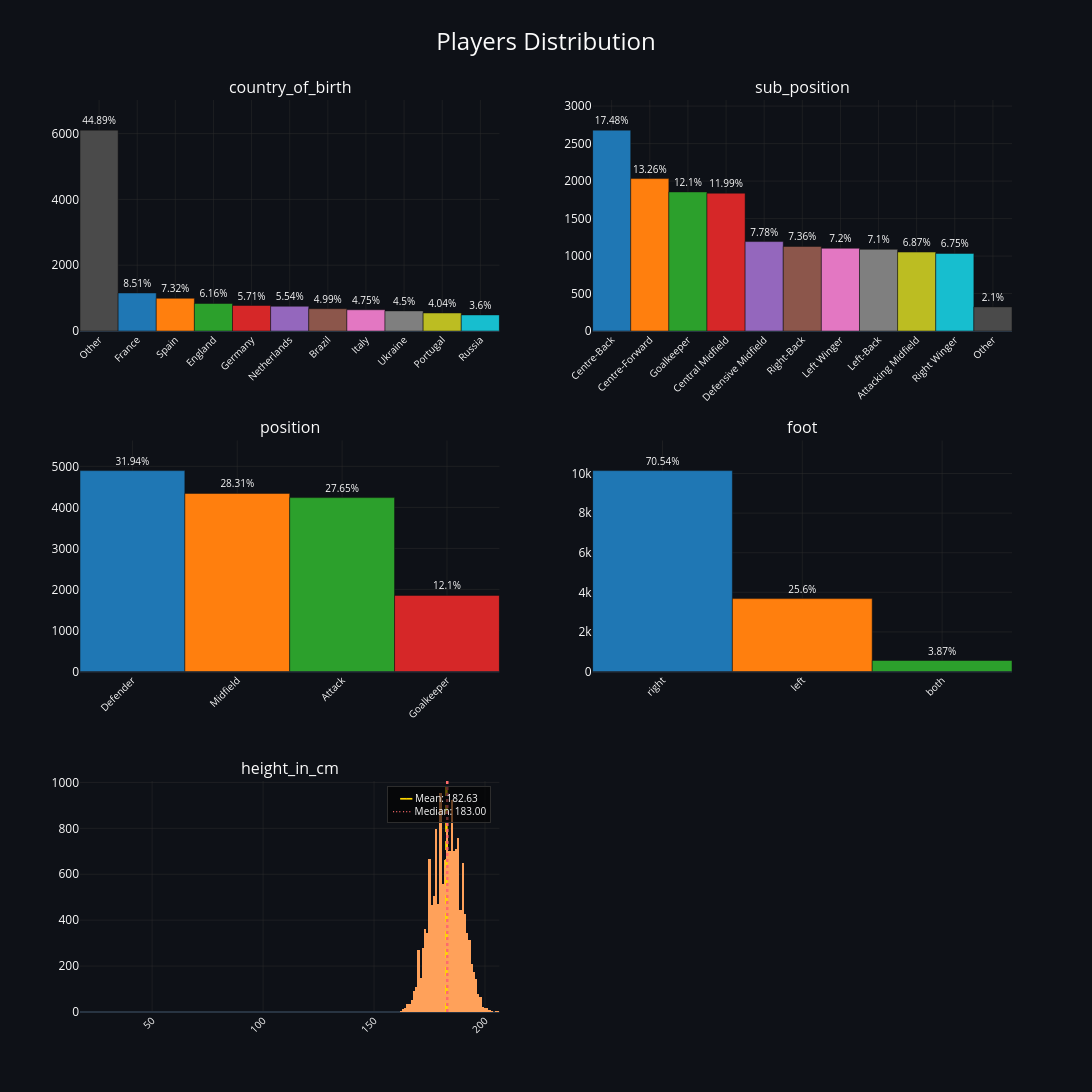

The notebook cell this image was saved under:
### Code cell
ignore_list=['player_id', 'current_club_id', 'country_of_citizenship', 'city_of_birth', 'contract_expiration_date', 'player_code', 'date_of_birth']
players_dist = distribution_plot(players_summary, ignore_cols=ignore_list,title='Players Distribution', n_cols=2)
players_dist

### Figure 1 — Plotly figure (JSON) as saved in the notebook; plotly's stock layout.template omitted (floating-point values rounded to 4 significant figures; data arrays with more than 128 entries replaced by an {"elided": "..."} marker saying what was removed)
{"data": [{"cliponaxis": false, "hoverinfo": "text", "hovertext": ["Other<br>Count: 6104<br>Percentage: 44.89%", "France<br>Count: 1157<br>Percentage: 8.51%", "Spain<br>Count: 995<br>Percentage: 7.32%", "England<br>Count: 838<br>Percentage: 6.16%", "Germany<br>Count: 776<br>Percentage: 5.71%", "Netherlands<br>Count: 753<br>Percentage: 5.54%", "Brazil<br>Count: 678<br>Percentage: 4.99%", "Italy<br>Count: 646<br>Percentage: 4.75%", "Ukraine<br>Count: 612<br>Percentage: 4.5%", "Portugal<br>Count: 549<br>Percentage: 4.04%", "Russia<br>Count: 490<br>Percentage: 3.6%"], "marker": {"color": ["#4a4a4a", "#1f77b4", "#ff7f0e", "#2ca02c", "#d62728", "#9467bd", "#8c564b", "#e377c2", "#7f7f7f", "#bcbd22", "#17becf"]}, "name": "country_of_birth", "showlegend": false, "text": ["44.89%", "8.51%", "7.32%", "6.16%", "5.71%", "5.54%", "4.99%", "4.75%", "4.5%", "4.04%", "3.6%"], "textfont": {"size": 10}, "textposition": "outside", "type": "bar", "x": ["Other", "France", "Spain", "England", "Germany", "Netherlands", "Brazil", "Italy", "Ukraine", "Portugal", "Russia"], "xaxis": "x", "y": [6104, 1157, 995, 838, 776, 753, 678, 646, 612, 549, 490], "yaxis": "y"}, {"cliponaxis": false, "hoverinfo": "text", "hovertext": ["Centre-Back<br>Count: 2679<br>Percentage: 17.48%", "Centre-Forward<br>Count: 2033<br>Percentage: 13.26%", "Goalkeeper<br>Count: 1855<br>Percentage: 12.1%", "Central Midfield<br>Count: 1838<br>Percentage: 11.99%", "Defensive Midfield<br>Count: 1193<br>Percentage: 7.78%", "Right-Back<br>Count: 1128<br>Percentage: 7.36%", "Left Winger<br>Count: 1104<br>Percentage: 7.2%", "Left-Back<br>Count: 1089<br>Percentage: 7.1%", "Attacking Midfield<br>Count: 1053<br>Percentage: 6.87%", "Right Winger<br>Count: 1035<br>Percentage: 6.75%", "Other<br>Count: 322<br>Percentage: 2.1%"], "marker": {"color": ["#1f77b4", "#ff7f0e", "#2ca02c", "#d62728", "#9467bd", "#8c564b", "#e377c2", "#7f7f7f", "#bcbd22", "#17becf", "#4a4a4a"]}, "name": "sub_position", "showlegend": false, "text": ["17.48%", "13.26%", "12.1%", "11.99%", "7.78%", "7.36%", "7.2%", "7.1%", "6.87%", "6.75%", "2.1%"], "textfont": {"size": 10}, "textposition": "outside", "type": "bar", "x": ["Centre-Back", "Centre-Forward", "Goalkeeper", "Central Midfield", "Defensive Midfield", "Right-Back", "Left Winger", "Left-Back", "Attacking Midfield", "Right Winger", "Other"], "xaxis": "x2", "y": [2679, 2033, 1855, 1838, 1193, 1128, 1104, 1089, 1053, 1035, 322], "yaxis": "y2"}, {"cliponaxis": false, "hoverinfo": "text", "hovertext": ["Defender<br>Count: 4896<br>Percentage: 31.94%", "Midfield<br>Count: 4340<br>Percentage: 28.31%", "Attack<br>Count: 4238<br>Percentage: 27.65%", "Goalkeeper<br>Count: 1855<br>Percentage: 12.1%"], "marker": {"color": ["#1f77b4", "#ff7f0e", "#2ca02c", "#d62728"]}, "name": "position", "showlegend": false, "text": ["31.94%", "28.31%", "27.65%", "12.1%"], "textfont": {"size": 10}, "textposition": "outside", "type": "bar", "x": ["Defender", "Midfield", "Attack", "Goalkeeper"], "xaxis": "x3", "y": [4896, 4340, 4238, 1855], "yaxis": "y3"}, {"cliponaxis": false, "hoverinfo": "text", "hovertext": ["right<br>Count: 10146<br>Percentage: 70.54%", "left<br>Count: 3682<br>Percentage: 25.6%", "both<br>Count: 556<br>Percentage: 3.87%"], "marker": {"color": ["#1f77b4", "#ff7f0e", "#2ca02c"]}, "name": "foot", "showlegend": false, "text": ["70.54%", "25.6%", "3.87%"], "textfont": {"size": 10}, "textposition": "outside", "type": "bar", "x": ["right", "left", "both"], "xaxis": "x4", "y": [10146, 3682, 556], "yaxis": "y4"}, {"autobinx": true, "marker": {"color": "#FFA15A"}, "name": "height_in_cm", "showlegend": false, "type": "histogram", "x": {"elided": "14363 float values"}, "xaxis": "x5", "yaxis": "y5"}], "layout": {"annotations": [{"font": {"size": 16}, "showarrow": false, "text": "country_of_birth", "x": 0.225, "xanchor": "center", "xref": "paper", "y": 1, "yanchor": "bottom", "yref": "paper"}, {"font": {"size": 16}, "showarrow": false, "text": "sub_position", "x": 0.775, "xanchor": "center", "xref": "paper", "y": 1, "yanchor": "bottom", "yref": "paper"}, {"font": {"size": 16}, "showarrow": false, "text": "position", "x": 0.225, "xanchor": "center", "xref": "paper", "y": 0.6267, "yanchor": "bottom", "yref": "paper"}, {"font": {"size": 16}, "showarrow": false, "text": "foot", "x": 0.775, "xanchor": "center", "xref": "paper", "y": 0.6267, "yanchor": "bottom", "yref": "paper"}, {"font": {"size": 16}, "showarrow": false, "text": "height_in_cm", "x": 0.225, "xanchor": "center", "xref": "paper", "y": 0.2533, "yanchor": "bottom", "yref": "paper"}, {"bgcolor": "rgba(0,0,0,0.6)", "bordercolor": "#2d2d2d", "borderpad": 4, "borderwidth": 1, "font": {"color": "#fafafa", "size": 10}, "showarrow": false, "text": "<span style=\"color:#FFD700;\">━━</span> Mean: 182.63<br><span style=\"color:#FF6B6B;\">⋯⋯</span> Median: 183.00", "x": 0.98, "xanchor": "right", "xref": "x5 domain", "y": 0.98, "yanchor": "top", "yref": "y5 domain"}], "autosize": false, "font": {"color": "#fafafa", "size": 12}, "height": 1140, "paper_bgcolor": "#0e1117", "plot_bgcolor": "#0e1117", "shapes": [{"line": {"color": "#FFD700", "dash": "dash", "width": 2.5}, "type": "line", "x0": 182.6, "x1": 182.6, "xref": "x5", "y0": 0, "y1": 1, "yref": "y5 domain"}, {"line": {"color": "#FF6B6B", "dash": "dot", "width": 2.5}, "type": "line", "x0": 183, "x1": 183, "xref": "x5", "y0": 0, "y1": 1, "yref": "y5 domain"}], "showlegend": false, "title": {"font": {"size": 24}, "text": "Players Distribution", "x": 0.5}, "uniformtext": {"minsize": 8, "mode": "hide"}, "width": 1400, "xaxis": {"anchor": "y", "domain": [0, 0.45], "gridcolor": "#2d2d2d", "gridwidth": 0.5, "showgrid": true, "tickangle": -45, "tickfont": {"size": 10}}, "xaxis2": {"anchor": "y2", "domain": [0.55, 1], "gridcolor": "#2d2d2d", "gridwidth": 0.5, "showgrid": true, "tickangle": -45, "tickfont": {"size": 10}}, "xaxis3": {"anchor": "y3", "domain": [0, 0.45], "gridcolor": "#2d2d2d", "gridwidth": 0.5, "showgrid": true, "tickangle": -45, "tickfont": {"size": 10}}, "xaxis4": {"anchor": "y4", "domain": [0.55, 1], "gridcolor": "#2d2d2d", "gridwidth": 0.5, "showgrid": true, "tickangle": -45, "tickfont": {"size": 10}}, "xaxis5": {"anchor": "y5", "domain": [0, 0.45], "gridcolor": "#2d2d2d", "gridwidth": 0.5, "showgrid": true, "tickangle": -45, "tickfont": {"size": 10}}, "xaxis6": {"anchor": "y6", "domain": [0.55, 1], "gridcolor": "#2d2d2d", "gridwidth": 0.5, "showgrid": true, "tickangle": -45, "tickfont": {"size": 10}}, "yaxis": {"anchor": "x", "domain": [0.7467, 1], "gridcolor": "#2d2d2d", "gridwidth": 0.5, "range": [0, 7020.0], "showgrid": true}, "yaxis2": {"anchor": "x2", "domain": [0.7467, 1], "gridcolor": "#2d2d2d", "gridwidth": 0.5, "range": [0, 3081.0], "showgrid": true}, "yaxis3": {"anchor": "x3", "domain": [0.3733, 0.6267], "gridcolor": "#2d2d2d", "gridwidth": 0.5, "range": [0, 5630.0], "showgrid": true}, "yaxis4": {"anchor": "x4", "domain": [0.3733, 0.6267], "gridcolor": "#2d2d2d", "gridwidth": 0.5, "range": [0, 11670.0], "showgrid": true}, "yaxis5": {"anchor": "x5", "domain": [0, 0.2533], "gridcolor": "#2d2d2d", "gridwidth": 0.5, "showgrid": true}, "yaxis6": {"anchor": "x6", "domain": [0, 0.2533], "gridcolor": "#2d2d2d", "gridwidth": 0.5, "showgrid": true}}}
